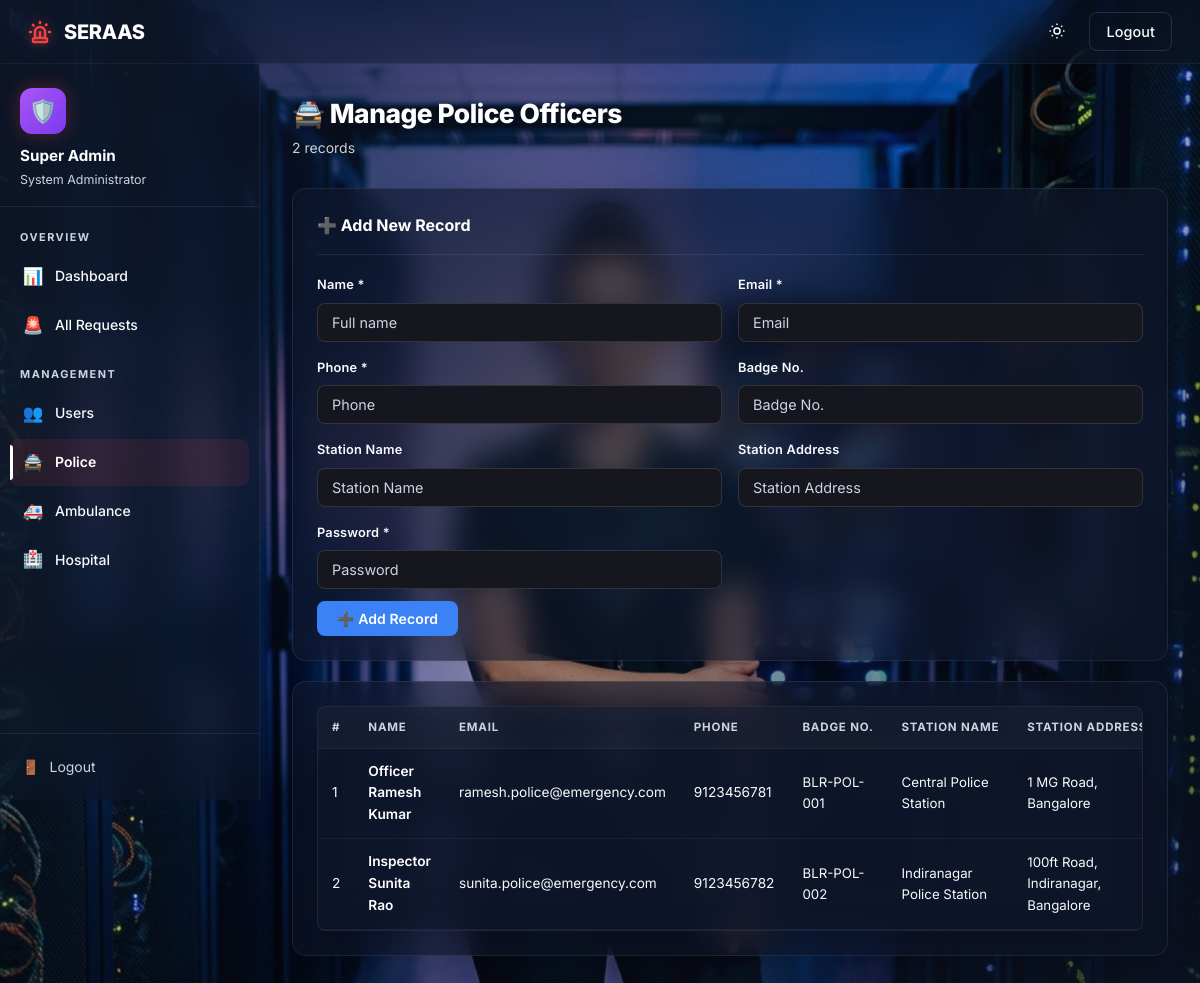
The page /admin/police.php (signed in) on the database its author committed.
### tables this page shows
CREATE TABLE police (id INT AUTO_INCREMENT PRIMARY KEY, name VARCHAR(100) NOT NULL, email VARCHAR(150) NOT NULL UNIQUE, phone VARCHAR(20) NOT NULL, password VARCHAR(255) NOT NULL, badge_number VARCHAR(50) DEFAULT NULL, station_name VARCHAR(200) DEFAULT NULL, station_address TEXT, status ENUM('active','inactive') DEFAULT 'active', created_at TIMESTAMP DEFAULT CURRENT_TIMESTAMP);

### admin/police.php (the view, shortened to what this page needs)
<?php
require_once '../db.php';
$records=mysqli_query($conn,"SELECT * FROM police ORDER BY created_at DESC");
$labels=explode(',','Badge No.,Station Name,Station Address');
$fields=explode(',','badge_number,station_name,station_address');
?>
<!DOCTYPE html>
<html lang="en">
<head><meta charset="UTF-8"><meta name="viewport" content="width=device-width,initial-scale=1">
<title>Manage Police Officers — Admin</title><link rel="stylesheet" href="../assets/css/style.css?v=5.0"></head>
<body class="login-bg-admin">
<nav class="navbar"><div class="nav-brand"> SERAAS</div>
<div class="nav-links">
    <button id="theme-toggle" class="btn btn-ghost btn-sm" aria-label="Toggle Theme" style="padding:6px;margin-right:8px;">
    </button><a href="../logout.php" class="btn btn-ghost btn-sm">Logout</a></div></nav>
<div class="layout">
  <div class="sidebar">
    <div class="sidebar-header">
      <div class="sidebar-avatar" style="background:linear-gradient(135deg,var(--purple),#7c3aed);">🛡️</div>
      <div class="sidebar-name"><?=htmlspecialchars($_SESSION['admin_name'])?></div>
      <div class="sidebar-role">System Administrator</div>
    </div>
    <div class="sidebar-nav">
      <div class="nav-section-label">Overview</div>
      <a href="dashboard.php"><span class="nav-icon">📊</span> Dashboard</a>
      <a href="requests.php"><span class="nav-icon">🚨</span> All Requests</a>
      <div class="nav-section-label" style="margin-top:8px;">Management</div>
      <a href="users.php"><span class="nav-icon">👥</span> Users</a>
      <a href="police.php" class="active"><span class="nav-icon">🚔</span> Police</a>
      <a href="ambulance.php"><span class="nav-icon">🚑</span> Ambulance</a>
      <a href="hospital.php"><span class="nav-icon">🏥</span> Hospital</a>
    </div>
    <div class="sidebar-footer"><a href="../logout.php"><span class="nav-icon">🚪</span> Logout</a></div>
  </div>
  <div class="main-content">
    <div class="page-header">
      <div class="page-header-left"><h1>🚔 Manage Police Officers</h1><p><?=mysqli_num_rows($records)?> records</p></div>
    </div>
    <div class="card" style="margin-bottom:20px;">
      <div class="card-header"><div class="card-title">➕ Add New Record</div></div>
      <form method="POST"><?=csrf_field()?>
        <div class="form-grid-2">
          <div class="form-group" style="margin:0"><label>Name *</label><input type="text" name="name" placeholder="Full name" required></div>
          <div class="form-group" style="margin:0"><label>Email *</label><input type="email" name="email" placeholder="Email" required></div>
          <div class="form-group" style="margin:0"><label>Phone *</label><input type="text" name="phone" placeholder="Phone" required></div>
          <div class="form-group" style="margin:0"><label><?=$labels[0]?></label><input type="text" name="field1" placeholder="<?=$labels[0]?>"></div>
          <div class="form-group" style="margin:0"><label><?=$labels[1]?></label><input type="text" name="field2" placeholder="<?=$labels[1]?>"></div>
          <div class="form-group" style="margin:0"><label><?=$labels[2]?></label><input type="text" name="field3" placeholder="<?=$labels[2]?>"></div>
          <div class="form-group" style="margin:0"><label>Password *</label><input type="password" name="password" placeholder="Password" required></div>
        </div>
        <button type="submit" name="add_record" class="btn btn-info" style="margin-top:12px;">➕ Add Record</button>
      </form>
    </div>
    <div class="card">
      <div class="table-wrap">
        <table>
          <thead><tr><th>#</th><th>Name</th><th>Email</th><th>Phone</th>
            <?php foreach($labels as $lbl): ?><th><?=$lbl?></th><?php endforeach; ?>
            <th>Status</th><th>Actions</th></tr></thead>
          <tbody>
          <?php $i=1; while($r=mysqli_fetch_assoc($records)): ?>
          <tr>
            <td><?=$i++?></td>
            <td><strong><?=htmlspecialchars($r['name'])?></strong></td>
            <td style="font-size:.85rem;"><?=htmlspecialchars($r['email'])?></td>
            <td><?=htmlspecialchars($r['phone'])?></td>
            <?php foreach($fields as $f): ?><td style="font-size:.83rem;"><?=htmlspecialchars($r[$f]??'—')?></td><?php endforeach; ?>
          </tr>
          <?php endwhile; ?>
          </tbody>
        </table>
      </div>
    </div>
  </div>
</div>
</body></html>

### rows shown on the page
police: name "Officer Ramesh Kumar", email "ramesh.police@emergency.com", phone "9123456781", badge_number "BLR-POL-001", station_name "Central Police Station", station_address "1 MG Road, Bangalore"
police: name "Inspector Sunita Rao", email "sunita.police@emergency.com", phone "9123456782", badge_number "BLR-POL-002", station_name "Indiranagar Police Station", station_address "100ft Road, Indiranagar, Bangalore"

### other values the page prints
$_SESSION['admin_name'] "Super Admin"
mysqli_num_rows($records) "2"
$labels[0] "Badge No."
$labels[1] "Station Name"
$labels[2] "Station Address"
$lbl "BADGE NO."
$lbl "STATION NAME"
$lbl "STATION…"
